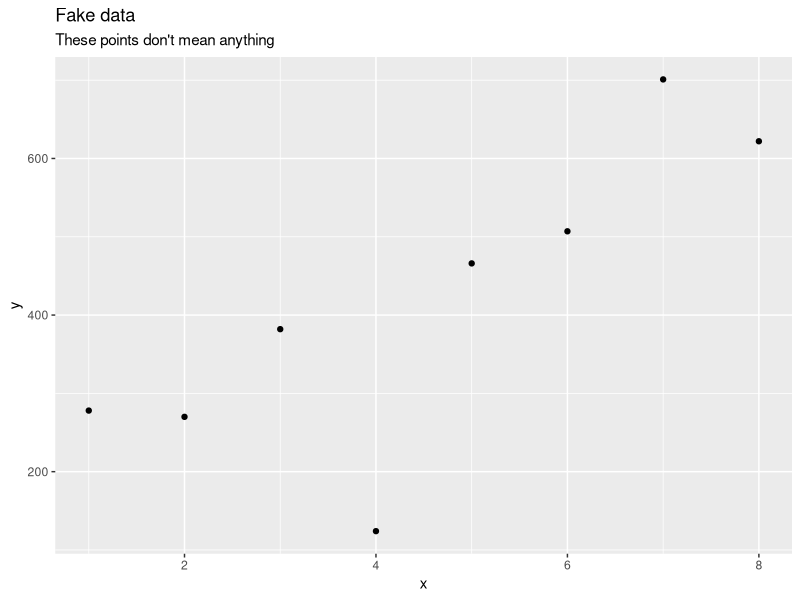

Write R code to recreate this figure.
x <- c(8,2,5,7,4,6,3,1)
y <- c(622,270,466,701,124,507,382,278)
cor(x, y, method = 'pearson')
cor(x, y, method = 'spearman')

cor.test(x, y, method = 'pearson')

fake.data <- data.frame(x = c(8,2,5,7,4,6,3,1), 
                        y = c(622, 270, 466, 701, 124, 507, 382, 278))
cor.test(~ x + y, method = 'pearson', data = fake.data)

library(dplyr)
fake.data %>%
  cor.test(~ x + y, method = 'pearson', data = .)

library(ggplot2)
fake.data %>%
  ggplot(aes(x = x, y = y)) +
  geom_point() +
  ggtitle('Fake data', subtitle = 'These points don\'t mean anything')
